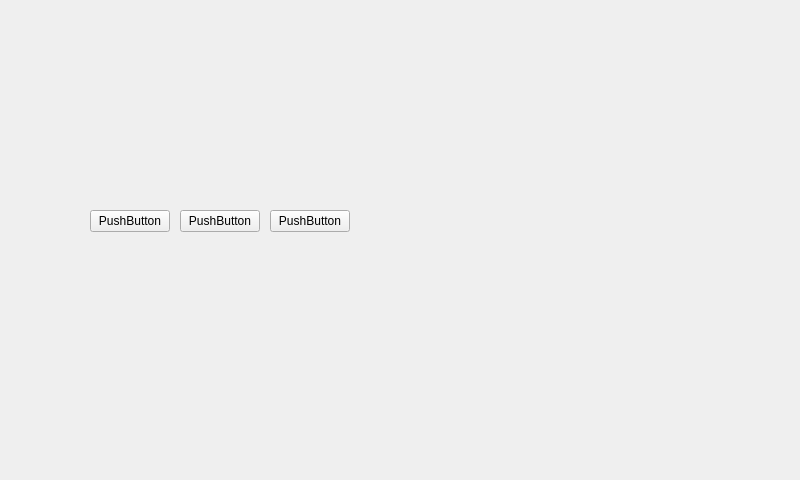
<?xml version="1.0" encoding="UTF-8"?>
<ui version="4.0">
 <class>Widget</class>
 <widget class="QWidget" name="Widget">
  <property name="geometry">
   <rect>
    <x>0</x>
    <y>0</y>
    <width>800</width>
    <height>480</height>
   </rect>
  </property>
  <property name="windowTitle">
   <string>Widget</string>
  </property>
  <widget class="QWidget" name="">
   <property name="geometry">
    <rect>
     <x>60</x>
     <y>160</y>
     <width>721</width>
     <height>281</height>
    </rect>
   </property>
   <layout class="QHBoxLayout" name="horizontalLayout" stretch="1,5,7">
    <property name="spacing">
     <number>10</number>
    </property>
    <property name="sizeConstraint">
     <enum>QLayout::SetFixedSize</enum>
    </property>
    <property name="leftMargin">
     <number>30</number>
    </property>
    <property name="topMargin">
     <number>50</number>
    </property>
    <property name="rightMargin">
     <number>30</number>
    </property>
    <property name="bottomMargin">
     <number>50</number>
    </property>
    <item>
     <widget class="QPushButton" name="pushButton_2">
      <property name="sizePolicy">
       <sizepolicy hsizetype="Preferred" vsizetype="Preferred">
        <horstretch>0</horstretch>
        <verstretch>0</verstretch>
       </sizepolicy>
      </property>
      <property name="text">
       <string>PushButton</string>
      </property>
     </widget>
    </item>
    <item>
     <widget class="QPushButton" name="pushButton">
      <property name="text">
       <string>PushButton</string>
      </property>
     </widget>
    </item>
    <item>
     <widget class="QPushButton" name="pushButton_3">
      <property name="text">
       <string>PushButton</string>
      </property>
     </widget>
    </item>
   </layout>
  </widget>
 </widget>
 <resources/>
 <connections/>
</ui>
